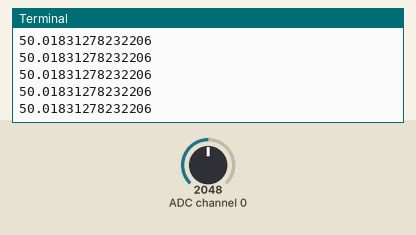
Recording of a program running on a simulated Raspberry Pi (BCM pin numbers). Parts: the last lines printed to the terminal. Inputs (shaded band) come from the test bench; at power-on: ADC channel 0 = 2048 (analog values on the 0–4095 scale).

Above: at 1.2 s.
1.3 s: ADC channel 0 set to 2866
At 1.56 s:
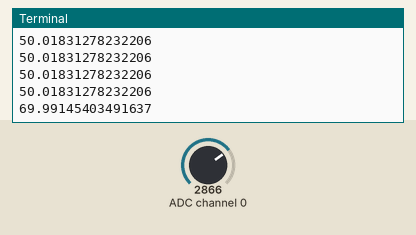
2.8 s: ADC channel 0 set to 3603
At 2.96 s:
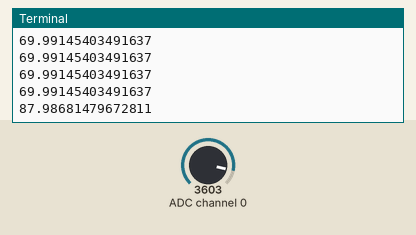
Timing chart, 0 to 5.8 s (numbered marks = the images above; inputs shaded):
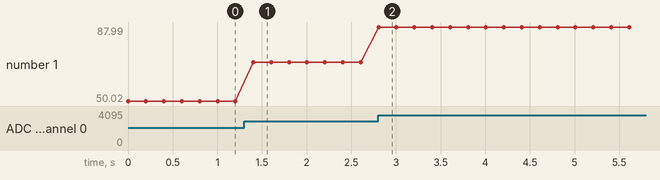

The program:

main5.py
```python
from gpiozero import MCP3208
import time

cds = MCP3208(channel=0)

try:
    while 1:
        cds_value = cds.value * 100
        print(cds_value)
        time.sleep(0.2)

except KeyboardInterrupt:
    pass
```

Measured:
- after the input at 1.3 s, the terminal: prints a new line after 0.10 s (image 1)
- after the input at 2.8 s, the terminal: prints a new line at once (image 2)
- plotted number 1: 50.02 → 69.99 after the input at 1.3 s, 69.99 → 87.99 after the input at 2.8 s
